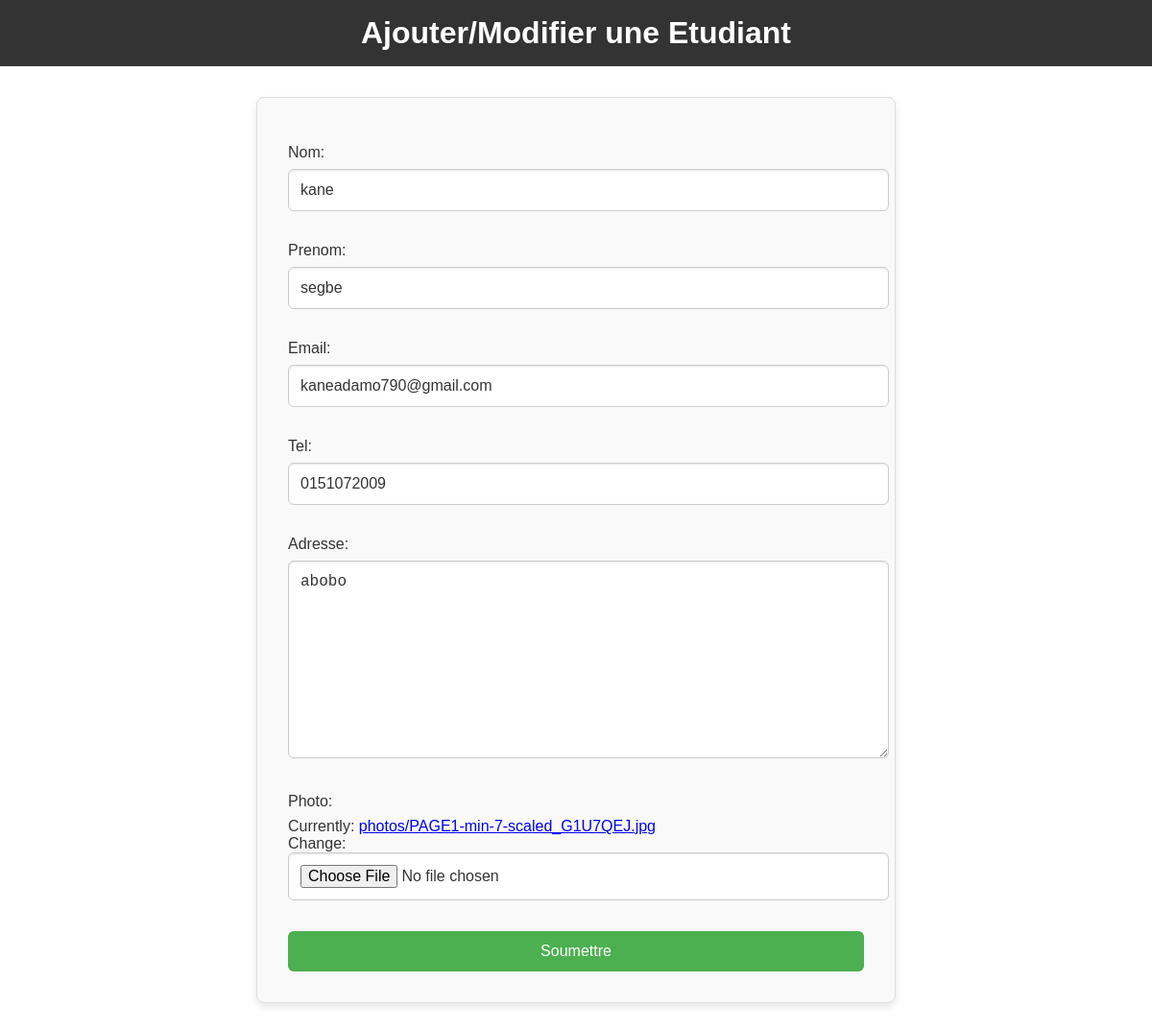
Page /etudiant/ (signed in) on the committed database.
### MON_CV/models.py (models this page shows, shortened)
class Etudiant(models.Model):
    user = models.OneToOneField(User, on_delete=models.CASCADE)  # Relation avec l'utilisateur Django
    nom = models.CharField(max_length=100)
    prenom = models.CharField(max_length=100)
    email = models.EmailField(unique=True)  # Unicité pour éviter les doublons
    tel = models.CharField(max_length=15)
    adresse = models.TextField()
    photo = models.ImageField(upload_to='photos/', default='photos/default.jpg')

### MON_CV/views.py (the view)
# urls.py: path('etudiant/', views.etudiant_form, name='etudiant_form'),
@login_required
def etudiant_form(request):
    try:
        etudiant = Etudiant.objects.get(user=request.user)
    except Etudiant.DoesNotExist:
        etudiant = None
    if request.method == "POST":
        form = EtudiantForm(request.POST, request.FILES, instance=etudiant)
        if form.is_valid():
            etudiant = form.save(commit=False)
            etudiant.user = request.user
            etudiant.save()
            return redirect('ajouter_cv')  # Redirige vers la page principale d'ajout de CV
    else:
        form = EtudiantForm(instance=etudiant)
    return render(request, 'ajouter_etudiant.html', {'form': form})

### MON_CV/forms.py
class EtudiantForm(forms.ModelForm):
    class Meta:
        model = Etudiant
        fields = ['nom', 'prenom', 'email', 'tel', 'adresse', 'photo']

### templates/ajouter_etudiant.html (shortened to what this page needs)
<!DOCTYPE html>
<html lang="fr">
{% load static %}
<head>
    <link rel="stylesheet" href="{% static 'css/formulaire.css' %}">
</head>
<body>
    <header>
        <h1>Ajouter/Modifier une Etudiant</h1>
    </header>
    <main>
        <form method="POST" enctype="multipart/form-data">
    {{ form.as_p }}
    <button type="submit">Soumettre</button>
</form>
    </main>
</body>
</html>

### static/css/formulaire.css (style rules this page uses)
body { font-family: Arial, sans-serif; margin: 0; padding: 0; background-color: #fff; color: #333; }
header { background-color: #333; color: white; text-align: center; padding: 1rem 0; }
header h1 { margin: 0; font-size: 2rem; }
form { max-width: 600px; margin: 2rem auto; padding: 2rem; background-color: #f9f9f9; border: 1px solid #ddd; border-radius: 8px; box-shadow: 0 4px 8px rgba(0, 0, 0, 0.1); }
form label { display: block; font-size: 1rem; margin-bottom: 0.5rem; color: #333; }
form input, form textarea, form select { width: 100%; padding: 0.75rem; margin-bottom: 1rem; border: 1px solid #ccc; border-radius: 6px; font-size: 1rem; box-shadow: inset 0 1px 2px rgba(0, 0, 0, 0.1); background-color: #fff; color: #333; transition: border-color 0.3s; }
form button { width: 100%; padding: 0.75rem; background-color: #4CAF50; color: white; border: none; border-radius: 6px; font-size: 1rem; cursor: pointer; transition: background-color 0.3s, transform 0.2s; }

### rows in the picture
Etudiant: nom "kane", prenom "segbe", email "kaneadamo790@gmail.com", tel "0151072009", adresse "abobo"
